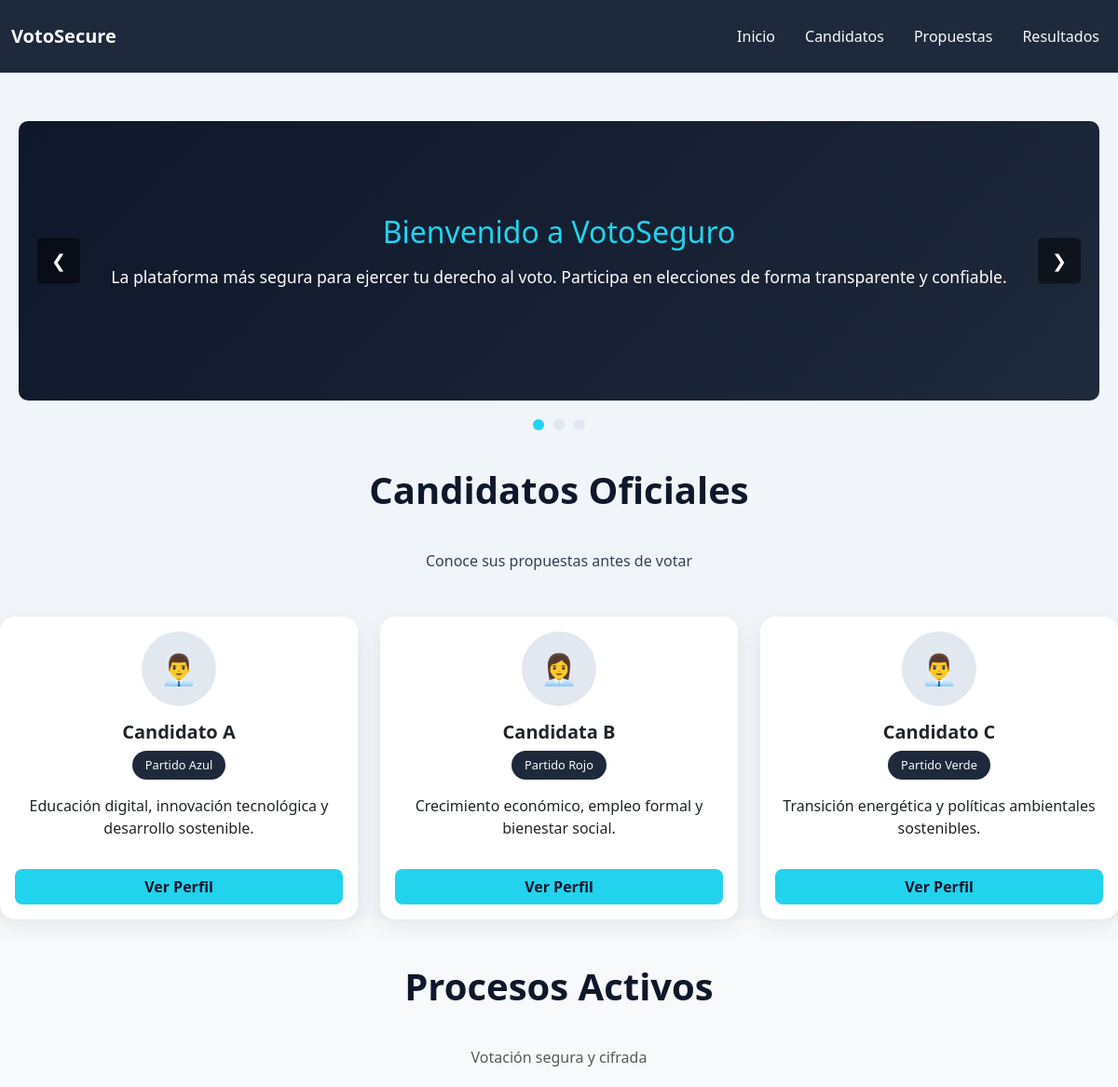
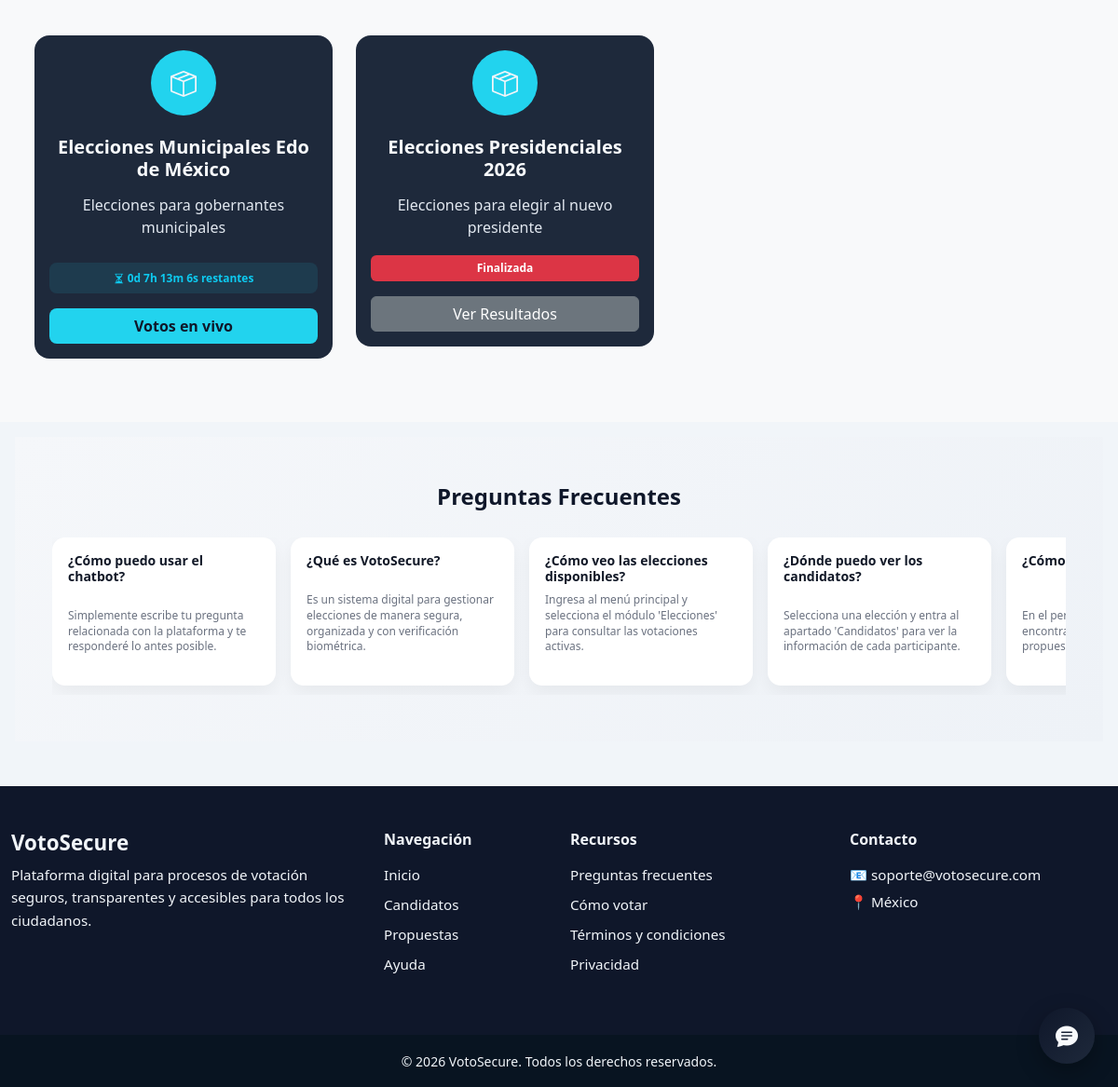
The page / on the database its author committed (2 pictures, top to bottom).
### tables this page shows
CREATE TABLE `elecciones` (
  `id_eleccion` int(11) NOT NULL,
  `nombre_eleccion` varchar(150) NOT NULL,
  `descripcion_eleccion` text DEFAULT NULL,
  `fecha_inicio` datetime NOT NULL,
  `fecha_fin` datetime NOT NULL,
  `estado` tinyint(4) NOT NULL DEFAULT 0,
  `fecha_creacion` timestamp NOT NULL DEFAULT current_timestamp(),
  `id_tipo` int(11) NOT NULL
);

### Modelo/eleccionesMdl.php (called while the page is built, shortened)
<?php
class EleccionesMdl
{
    private $conexion;
    public function __construct($conexion)
    {
        $this->conexion = $conexion;
    }
    public function obtenerEleccionesActivas()
    {
        $sql = "SELECT * FROM elecciones
          WHERE estado = 0 OR estado = 1
          AND fecha_inicio <= NOW()
          AND fecha_fin >= NOW()
          ORDER BY
    CASE
        WHEN NOW() BETWEEN fecha_inicio AND fecha_fin THEN 1
        WHEN NOW() < fecha_inicio THEN 2
        ELSE 3
    END";
        return $this->conexion->query($sql);
    }
}

### index.php (the view, shortened to what this page needs)
<?php
$intents = include __DIR__ . '/Modelo/config/chatbot.php';
require_once __DIR__ . '/Modelo/config/conexion.php';
require_once __DIR__ . '/Modelo/eleccionesMdl.php';
$eleccionesMdl = new EleccionesMdl($conexion);
$resultado = $eleccionesMdl->obtenerEleccionesActivas();
?>
<!DOCTYPE html>
<html lang="es">
<head>
    <link href="https://cdn.jsdelivr.net/npm/bootstrap@5.3.8/dist/css/bootstrap.min.css" rel="stylesheet">
    <link rel="stylesheet" href="css/estilos.css">
</head>
<body>
    <?php include 'components/nav.php'; ?>
    <section id="inicio" class="carousel">
        <div class="carousel-container">
            <div class="carousel-wrapper">
                <div class="carousel-slide active">
                    <h2>Bienvenido a VotoSeguro</h2>
                    <p class="text-center">La plataforma más segura para ejercer tu derecho al voto. Participa en elecciones de forma transparente y confiable.</p>
                </div>
                <button class="carousel-nav carousel-prev" onclick="prevSlide()">❮</button>
                <button class="carousel-nav carousel-next" onclick="nextSlide()">❯</button>
            </div>
            <div class="carousel-controls">
                <button class="carousel-btn active" onclick="goToSlide(0)"></button>
                <button class="carousel-btn" onclick="goToSlide(1)"></button>
                <button class="carousel-btn" onclick="goToSlide(2)"></button>
            </div>
        </div>
    </section>
    <div class="text-center mb-5">
        <h2 class="fw-bold section-title">Candidatos Oficiales</h2>
        <p class="section-subtitle">Conoce sus propuestas antes de votar</p>
    </div>
    <div class="row g-4">
        <div class="col-md-4">
            <div class="card candidato-card h-100 text-center">
                <div class="card-body">
                    <div class="avatar">👨‍💼</div>
                    <h5 class="fw-bold mt-3">Candidato A</h5>
                    <span class="partido-badge">Partido Azul</span>
                    <p class="mt-3">
                        Educación digital, innovación tecnológica y desarrollo sostenible.
                    </p>
                    <a href="#" class="btn btn-accent mt-3 w-100">
                        Ver Perfil
                    </a>
                </div>
            </div>
        </div>
        <div class="col-md-4">
            <div class="card candidato-card h-100 text-center">
                <div class="card-body">
                    <div class="avatar">👩‍💼</div>
                    <h5 class="fw-bold mt-3">Candidata B</h5>
                    <span class="partido-badge">Partido Rojo</span>
                    <p class="mt-3">
                        Crecimiento económico, empleo formal y bienestar social.
                    </p>
                    <a href="#" class="btn btn-accent mt-3 w-100">
                        Ver Perfil
                    </a>
                </div>
            </div>
        </div>
        <div class="col-md-4">
            <div class="card candidato-card h-100 text-center">
                <div class="card-body">
                    <div class="avatar">👨‍💼</div>
                    <h5 class="fw-bold mt-3">Candidato C</h5>
                    <span class="partido-badge">Partido Verde</span>
                    <p class="mt-3">
                        Transición energética y políticas ambientales sostenibles.
                    </p>
                    <a href="#" class="btn btn-accent mt-3 w-100">
                        Ver Perfil
                    </a>
                </div>
            </div>
        </div>
    </div>
    <section id="elecciones" class="py-5" style="background: #f8f9fa;">
        <div class="container">
            <div class="text-center mb-5">
                <h2 class="fw-bold">Procesos Activos</h2>
                <p class="text-muted">Votación segura y cifrada</p>
            </div>
            <div class="elecciones-scroll">
                <?php if ($resultado && mysqli_num_rows($resultado) > 0): ?>
                    <?php while ($row = mysqli_fetch_assoc($resultado)) : ?>
                        <?php
                        $ahora = new DateTime();
                        $inicio = new DateTime($row['fecha_inicio']);
                        $fin = new DateTime($row['fecha_fin']);
                        if ($ahora < $inicio) {
                            $estadoVisual = "proxima";
                        } elseif ($ahora > $fin) {
                            $estadoVisual = "finalizada";
                        } else {
                            $estadoVisual = "activa";
                        }
                        ?>
                        <div class="proceso-wrapper">
                            <div class="card proceso-card text-center">
                                <div class="card-body d-flex flex-column">
                                    <div class="flex-grow-1">
                                        <div class="icon-box">
                                            <i class="bi bi-box-seam"></i>
                                        </div>
                                        <h5 class="fw-bold mt-3 titulo-eleccion">
                                            <?= htmlspecialchars($row['nombre_eleccion']) ?>
                                        </h5>
                                        <p class="descripcion-eleccion">
                                            <?= htmlspecialchars($row['descripcion_eleccion']) ?>
                                        </p>
                                    </div>
                                    <?php if ($estadoVisual == "activa"): ?>
                                        <div class="countdown mt-2 mb-3"
                                            data-fecha="<?= $row['fecha_fin'] ?>"
                                            id="countdown-<?= $row['id_eleccion'] ?>">
                                        </div>
                                        <button class="btn btn-accent w-100">
                                            Votos en vivo
                                        </button>
                                    <?php else: ?>
                                        <div class="badge bg-danger w-100 mb-3 py-2">
                                            Finalizada
                                        </div>
                                        <button class="btn btn-secondary w-100">
                                            Ver Resultados
                                        </button>
                                    <?php endif; ?>
                                </div>
                            </div>
                        </div>
                    <?php endwhile; ?>
                <?php endif; ?>
            </div>
        </div>
    </section>
    <div class="faq-section m-3">
        <h2 class="faq-title">Preguntas Frecuentes</h2>
        <div class="faq-carousel mt-2">
            <?php foreach ($intents as $intentKey => $intentData): ?>
                <?php if (!isset($intentData['faq'])) continue; ?>
                <div class="faq-card">
                    <div class="faq-card-inner">
                        <h4><?= $intentData['faq']['question']; ?></h4>
                        <p><?= $intentData['faq']['answer']; ?></p>
                    </div>
                </div>
            <?php endforeach; ?>
        </div>
    </div>
    <?php include 'components/footer.php'; ?>
    <?php include 'components/chatbot.php'; ?>
</body>
</html>

### rows shown on the page
elecciones: nombre_eleccion "Elecciones Municipales Edo de México", descripcion_eleccion "Elecciones para gobernantes municipales"
elecciones: nombre_eleccion "Elecciones Presidenciales 2026", descripcion_eleccion "Elecciones para elegir al nuevo presidente", shows "Finalizada"

### other values the page prints
$intentData['faq']['question'] "¿Cómo puedo usar el chatbot?"
$intentData['faq']['answer'] "Simplemente escribe tu pregunta relacionada con la plataforma y te responderé lo antes posible."
$intentData['faq']['question'] "¿Qué es VotoSecure?"
$intentData['faq']['answer'] "Es un sistema digital para gestionar elecciones de manera segura, organizada y con verificación biométrica."
$intentData['faq']['question'] "¿Cómo veo las elecciones disponibles?"
$intentData['faq']['answer'] "Ingresa al menú principal y selecciona el módulo 'Elecciones' para consultar las votaciones activas."
$intentData['faq']['question'] "¿Dónde puedo ver los candidatos?"
$intentData['faq']['answer'] "Selecciona una elección y entra al apartado 'Candidatos' para ver la información de cada participante."
$intentData['faq']['question'] "¿Cómo…"
$intentData['faq']['answer'] "En el…"
